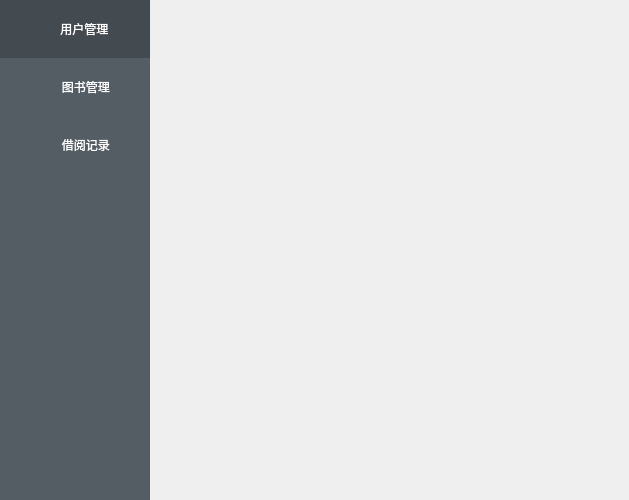
<?xml version="1.0" encoding="UTF-8"?>
<ui version="4.0">
 <class>Cell_Main</class>
 <widget class="QMainWindow" name="Cell_Main">
  <property name="geometry">
   <rect>
    <x>0</x>
    <y>0</y>
    <width>629</width>
    <height>500</height>
   </rect>
  </property>
  <property name="maximumSize">
   <size>
    <width>16777215</width>
    <height>16777215</height>
   </size>
  </property>
  <property name="windowTitle">
   <string>用户窗口</string>
  </property>
  <property name="styleSheet">
   <string notr="true">QPushButton[name=&quot;btn&quot;]{border-radius:4px;background:#409eff;color:white;font-size:14px;min-height:28px;min-width:85px;padding:4px;}

QPushButton[name=&quot;btn&quot;]:pressed{background:#3a8ee6;}

QLineEdit[name=&quot;le&quot;]{border-radius:4px;min-height:25px;border:1px solid gray;max-width:280px;min-width:280px;}

QLabel[name=&quot;title&quot;]{font:18px '黑体';color:blue;}

QLabel[name=&quot;lb&quot;]{font:14px '黑体';}

QWidget[name=&quot;bg&quot;]{background-color:white;}</string>
  </property>
  <widget class="QWidget" name="centralwidget">
   <property name="styleSheet">
    <string notr="true">QWidget#tool{background-color:rgb(84,92,100);}
</string>
   </property>
   <layout class="QGridLayout" name="gridLayout_2">
    <property name="leftMargin">
     <number>0</number>
    </property>
    <property name="topMargin">
     <number>0</number>
    </property>
    <property name="rightMargin">
     <number>0</number>
    </property>
    <property name="bottomMargin">
     <number>0</number>
    </property>
    <property name="spacing">
     <number>0</number>
    </property>
    <item row="1" column="0">
     <widget class="QWidget" name="tool" native="true">
      <property name="minimumSize">
       <size>
        <width>0</width>
        <height>0</height>
       </size>
      </property>
      <property name="maximumSize">
       <size>
        <width>150</width>
        <height>16777215</height>
       </size>
      </property>
      <property name="styleSheet">
       <string notr="true"/>
      </property>
      <layout class="QGridLayout" name="gridLayout">
       <property name="leftMargin">
        <number>0</number>
       </property>
       <property name="topMargin">
        <number>0</number>
       </property>
       <property name="rightMargin">
        <number>0</number>
       </property>
       <property name="bottomMargin">
        <number>0</number>
       </property>
       <property name="spacing">
        <number>0</number>
       </property>
       <item row="1" column="0">
        <widget class="QToolButton" name="btn_user">
         <property name="sizePolicy">
          <sizepolicy hsizetype="Expanding" vsizetype="Fixed">
           <horstretch>0</horstretch>
           <verstretch>0</verstretch>
          </sizepolicy>
         </property>
         <property name="minimumSize">
          <size>
           <width>0</width>
           <height>55</height>
          </size>
         </property>
         <property name="maximumSize">
          <size>
           <width>16777215</width>
           <height>16777215</height>
          </size>
         </property>
         <property name="styleSheet">
          <string notr="true">QToolButton
{
	border:none;background-color:rgb(84,92,100);color:white;
	min-height:55px;font:14px &quot;黑体&quot;;padding-left 14px;
	padding-left: 12px;
}
QToolButton:checked
{
	background-color:rgb(67,74,80);
}</string>
         </property>
         <property name="text">
          <string>  用户管理</string>
         </property>
         <property name="icon">
          <iconset resource="../res/res.qrc">
           <normaloff>:/tool.svg</normaloff>:/tool.svg</iconset>
         </property>
         <property name="checkable">
          <bool>true</bool>
         </property>
         <property name="checked">
          <bool>true</bool>
         </property>
         <property name="toolButtonStyle">
          <enum>Qt::ToolButtonStyle::ToolButtonTextBesideIcon</enum>
         </property>
         <attribute name="buttonGroup">
          <string notr="true">buttonGroup</string>
         </attribute>
        </widget>
       </item>
       <item row="3" column="0">
        <widget class="QToolButton" name="btn_his">
         <property name="sizePolicy">
          <sizepolicy hsizetype="Expanding" vsizetype="Fixed">
           <horstretch>0</horstretch>
           <verstretch>0</verstretch>
          </sizepolicy>
         </property>
         <property name="minimumSize">
          <size>
           <width>0</width>
           <height>55</height>
          </size>
         </property>
         <property name="styleSheet">
          <string notr="true">QToolButton
{
	border:none;background-color:rgb(84,92,100);color:white;
	min-height:55px;font:14px &quot;黑体&quot;;padding-left 14px;
	padding-left: 15px;
}
QToolButton:checked
{
	background-color:rgb(67,74,80);
}</string>
         </property>
         <property name="text">
          <string>  借阅记录</string>
         </property>
         <property name="icon">
          <iconset resource="../res/res.qrc">
           <normaloff>:/tool.svg</normaloff>:/tool.svg</iconset>
         </property>
         <property name="checkable">
          <bool>true</bool>
         </property>
         <property name="toolButtonStyle">
          <enum>Qt::ToolButtonStyle::ToolButtonTextBesideIcon</enum>
         </property>
         <attribute name="buttonGroup">
          <string notr="true">buttonGroup</string>
         </attribute>
        </widget>
       </item>
       <item row="2" column="0">
        <widget class="QToolButton" name="btn_book">
         <property name="sizePolicy">
          <sizepolicy hsizetype="Expanding" vsizetype="Fixed">
           <horstretch>0</horstretch>
           <verstretch>0</verstretch>
          </sizepolicy>
         </property>
         <property name="minimumSize">
          <size>
           <width>0</width>
           <height>55</height>
          </size>
         </property>
         <property name="styleSheet">
          <string notr="true">QToolButton
{
	border:none;background-color:rgb(84,92,100);color:white;
	min-height:55px;font:14px &quot;黑体&quot;;padding-left 14px;
	padding-left: 15px;
}
QToolButton:checked
{
	background-color:rgb(67,74,80);
}</string>
         </property>
         <property name="text">
          <string>  图书管理</string>
         </property>
         <property name="icon">
          <iconset resource="../res/res.qrc">
           <normaloff>:/tool.svg</normaloff>:/tool.svg</iconset>
         </property>
         <property name="checkable">
          <bool>true</bool>
         </property>
         <property name="toolButtonStyle">
          <enum>Qt::ToolButtonStyle::ToolButtonTextBesideIcon</enum>
         </property>
         <attribute name="buttonGroup">
          <string notr="true">buttonGroup</string>
         </attribute>
        </widget>
       </item>
       <item row="4" column="0">
        <spacer name="verticalSpacer">
         <property name="orientation">
          <enum>Qt::Orientation::Vertical</enum>
         </property>
         <property name="sizeHint" stdset="0">
          <size>
           <width>20</width>
           <height>40</height>
          </size>
         </property>
        </spacer>
       </item>
      </layout>
     </widget>
    </item>
    <item row="1" column="1">
     <widget class="QStackedWidget" name="stackedWidget">
      <property name="maximumSize">
       <size>
        <width>16777215</width>
        <height>16777215</height>
       </size>
      </property>
     </widget>
    </item>
   </layout>
  </widget>
 </widget>
 <resources>
  <include location="../res/res.qrc"/>
 </resources>
 <connections/>
 <buttongroups>
  <buttongroup name="buttonGroup"/>
 </buttongroups>
</ui>
